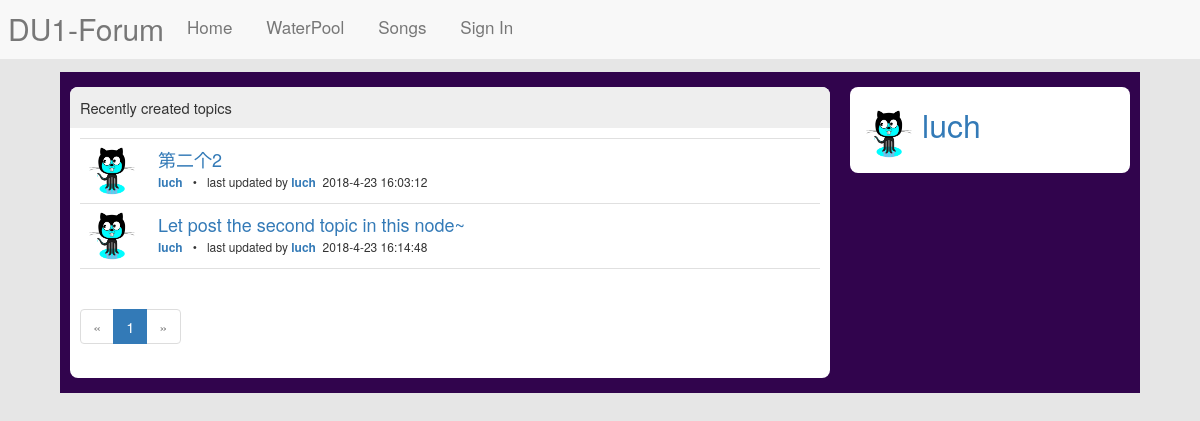
The page /user/profile/luch/topics on the database its author committed.
### models/user.py (models this page shows, shortened)
class UserCls(db.Model, ModelMixin):
    __tablename__ = 'users'
    id = db.Column(db.Integer, primary_key=True)
    username = db.Column(db.String(64), unique=True)
    password_hashed = db.Column(db.String(200))
    email = db.Column(db.String(64), default='')
    created_time = db.Column(db.String(64), default='')
    avatar = db.Column(db.String(100))
    topics = db.relationship('TopicCls', foreign_keys='TopicCls.user_id',
                             backref='user_ref', lazy='dynamic')
    newupdate_topics = db.relationship('TopicCls', foreign_keys='TopicCls.replyuser_id',
                                       backref='lastreplyer_ref', lazy='dynamic')
    comment_out = db.relationship('CommentCls', foreign_keys='CommentCls.sender_id',
                                   backref='sender_ref')
    comment_in = db.relationship('CommentCls', foreign_keys='CommentCls.receiver_id',
                                  backref='receiver_ref')
    topic_collection = db.relationship('TopicCollection', backref='user_ref',
                                       lazy='dynamic', order_by='desc(TopicCollection.id)')

### models/topic.py (models this page shows, shortened)
class TopicCls(db.Model, ModelMixin):
    __tablename__ = 'topics'
    id = db.Column(db.Integer, primary_key=True)
    title = db.Column(db.String(64))
    content = db.Column(db.String(256))
    created_time = db.Column(db.String(100))
    lastreplytime = db.Column(db.String(100))
    replycount = db.Column(db.Integer, default=0)
    views = db.Column(db.Integer, default=0)
    favor_num = db.Column(db.Integer, default=0)
    node_id = db.Column(db.Integer, db.ForeignKey('nodes.id'))
    user_id = db.Column(db.Integer, db.ForeignKey('users.id'))
    replyuser_id = db.Column(db.Integer, db.ForeignKey('users.id'))
    comments = db.relationship('CommentCls', backref='topic_ref')

### routes/user.py (the view)
@main.route('/profile/<username>/topics')
def user_topics(username):
    u = UserCls.query.filter_by(username=username).first()
    if u:
        page = request.args.get('p', 1, type=int)
        pagination = TopicCls.query.filter_by(user_id=u.id)\
                    .order_by(TopicCls.created_time.desc()).paginate(page, per_page=8)
        user_topics = pagination.items
        return render_template('user/usertopics.html', user=u, topics_created=user_topics,
                               pagination=pagination)
    else:
        abort(404)

### templates/user/usertopics.html (shortened to what this page needs)
{% extends "mybase.html" %}
{% import '_macro.html' as macro %}
{% block styles%}
{{ super() }}
<link href="{{url_for('static', filename='css/node.css')}}" rel="stylesheet">
{% endblock styles %}
{% block sidebar %}
 <div class="sidebar bbs-box">
     <div>
         <a href="{{url_for('user_blue.profile', username= user.username)}}"><img class="bbs-avatar" src="{{user.avatar}}" height="48" width="55"></a>
         <span class="greeting"><a href="{{url_for('user_blue.profile', username= user.username)}}">{{user.username}}</a></span>
     </div>
 </div>
{% endblock sidebar %}
{% block content -%}
<div class=" bbs-box majorbar">
    <div class="bbs-box-header"><span>Recently created topics</span></div>
    <div class="bbs-box-cell">
        <ul class="topics" style="margin-bottom: 0px;">
            {% for t in topics_created %}
            <li class="topic">
                <div class="topic-item-container">
                    <a class="topic-cell-avatar" href="{{url_for('user_blue.profile', username=t.user_ref.username)}}">
                        <img class="bbs-avatar" src="{{t.user_ref.avatar}}" height="48" width="55">
                    </a>
                    <div class="topic-list-cell">
                        <div class="topic-cell-title"><a href="{{url_for('topic_blue.show', id=t.id)}}">{{t.title}}</a></div>
                        <div class="topic-cell-info">
                            <strong><a href="{{url_for('user_blue.profile', username=t.user_ref.username)}}">{{t.user_ref.username}}</a></strong>
                            &nbsp;  •  &nbsp;
                            last updated by
                            <strong>
                                <a href="{{url_for('user_blue.profile', username=t.lastreplyer_ref.username)}}">
                                    {{t.lastreplyer_ref.username}}
                                </a>
                            </strong>
                            &nbsp<time>{{t.lastreplytime}}</time>
                        </div>
                    </div>
                </div>
            </li>
            {% endfor %}
        </ul>
    </div>
    <div class="pagination">
        {{ macro.paging(pagination, 'user_blue.user_topics', username=user.username) }}
    </div>
</div>
{% endblock %}

### static/css/bbs.css (style rules this page uses)
body { margin: 0; background: #e6e6e6; padding-top: 52px; }
.majorbar { margin: 10px 310px 10px 10px; background: white; font-size: 105%; }
.pagination { margin: 15px 5px; }
.sidebar { width: 280px; font-size: 105%; float: right; margin: 10px 10px 10px 10px; padding:15px; }
.bbs-box { border-radius: 8px; background: white; overflow: hidden; }
.bbs-box-header { background: #eee; padding: 10px; }
.bbs-box-cell { padding: 10px; }
.greeting { margin-left: 5px; font-size: xx-large; }
.bbs-avatar { height: 48px; width: 48px; }

### static/css/node.css (style rules this page uses)
.topics, .ul-comments { list-style-type: none; padding: 0px; margin: 0px 0px 30px 0px; border-top: 1px solid #e0e0e0; }
.topics .topic, .ul-comments .li-comment { padding: 8px; border-bottom: 1px solid #e0e0e0; }
.topic-item-container, .comment-item-container { min-height: 48px; }
.topic-list-cell { margin-left: 70px; margin-right: 90px; word-break: break-word; }
.topic-cell-avatar { float: left; }
.topic-cell-title { font-size: 18px; }
.topic-cell-info { font-size: 12px; }

### rows shown on the page
UserCls: avatar (placeholder picture), username "luch"
TopicCls: user_ref.avatar (placeholder picture), title "第二个2", user_ref.username "luch", lastreplyer_ref.username "luch"
TopicCls: user_ref.avatar (placeholder picture), title "Let post the second topic in this node~", user_ref.username "luch", lastreplyer_ref.username "luch"

### other values the page prints
{{ p }} "1"
